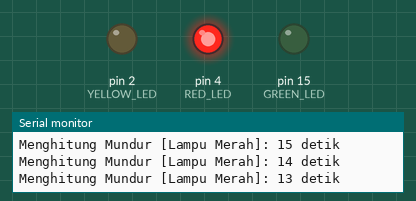
The sketch below on a simulated Arduino Uno, built with avr-gcc and run on an emulated ATmega328P. Parts: output pins drawn as LEDs (lit = HIGH), the last lines printed to the serial monitor.

Above: at 12.5 s.
At 29.0 s:
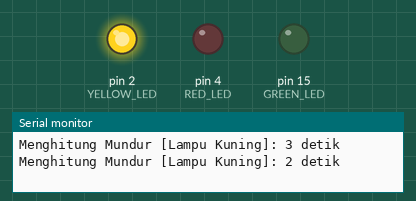
At 40.5 s:
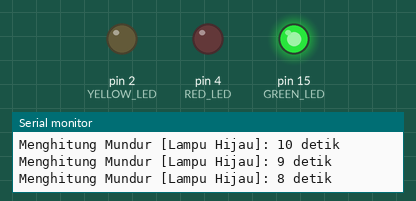
At 49.2 s:
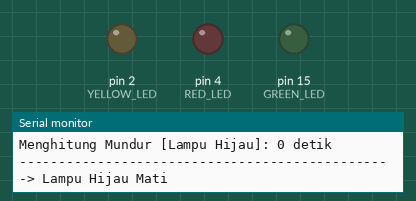
Timing chart, 0 to 65.7 s (numbered marks = the images above):
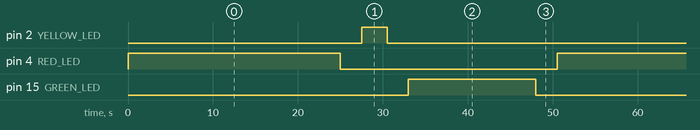

Measured:
- by itself, pin 2 (YELLOW_LED): alternates HIGH for 3.0 s and LOW for 47.5 s
- by itself, pin 4 (RED_LED): alternates HIGH for 25.0 s and LOW for 25.5 s
- by itself, pin 15 (GREEN_LED): alternates HIGH for 15.0 s and LOW for 35.5 s

The sketch:

TrafficLight_Devan.ino
```cpp
const byte RED_LED = 4;
const byte YELLOW_LED = 2;
const byte GREEN_LED = 15;

byte RED_COUNT, YELLOW_COUNT, GREEN_COUNT;

void setup() {
  Serial.begin(115200);
  pinMode(RED_LED, OUTPUT);
  pinMode(YELLOW_LED, OUTPUT);
  pinMode(GREEN_LED, OUTPUT);
}

void loop() {
  RED(); YELLOW(); GREEN();
}

void RED(){
  while(RED_COUNT--) {
    if(RED_COUNT <= 25 && RED_COUNT > 0) {
      digitalWrite(RED_LED, HIGH);
      Serial.println("Menghitung Mundur [Lampu Merah]: "+String(RED_COUNT)+" detik");
      delay(1000);
    }
    if(RED_COUNT == 0) {
      digitalWrite(RED_LED, LOW);
      Serial.println("Menghitung Mundur [Lampu Merah]: "+String(RED_COUNT)+" detik");
      delay(500);
      Serial.println("------------------------------------------------> Lampu Merah Mati\n");
      delay(2000);
    }
  }
}

void YELLOW(){
  while(YELLOW_COUNT--) {
    if(YELLOW_COUNT <= 3 && YELLOW_COUNT > 0) {
      digitalWrite(YELLOW_LED, HIGH);
      Serial.println("Menghitung Mundur [Lampu Kuning]: "+String(YELLOW_COUNT)+" detik");
      delay(1000);
    }
    if(YELLOW_COUNT == 0) {
      digitalWrite(YELLOW_LED, LOW);
      Serial.println("Menghitung Mundur [Lampu Kuning]: "+String(YELLOW_COUNT)+" detik");
      delay(500);
      Serial.println("------------------------------------------------> Lampu Kuning Mati\n");
      delay(2000);
    }
  }
}

void GREEN(){
  while(GREEN_COUNT--) {
    if(GREEN_COUNT <= 15 && GREEN_COUNT > 0) {
      digitalWrite(GREEN_LED, HIGH);
      Serial.println("Menghitung Mundur [Lampu Hijau]: "+String(GREEN_COUNT)+" detik");
      delay(1000);
    }
    if(GREEN_COUNT == 0) {
      digitalWrite(GREEN_LED, LOW);
      Serial.println("Menghitung Mundur [Lampu Hijau]: "+String(GREEN_COUNT)+" detik");
      delay(500);
      Serial.println("------------------------------------------------> Lampu Hijau Mati\n");
      delay(2000);
    }
  }
}

/* Tugas Nusabot - Kelas Framework Arduino: Traffic Light by Devan Cakra M.W. */
```
